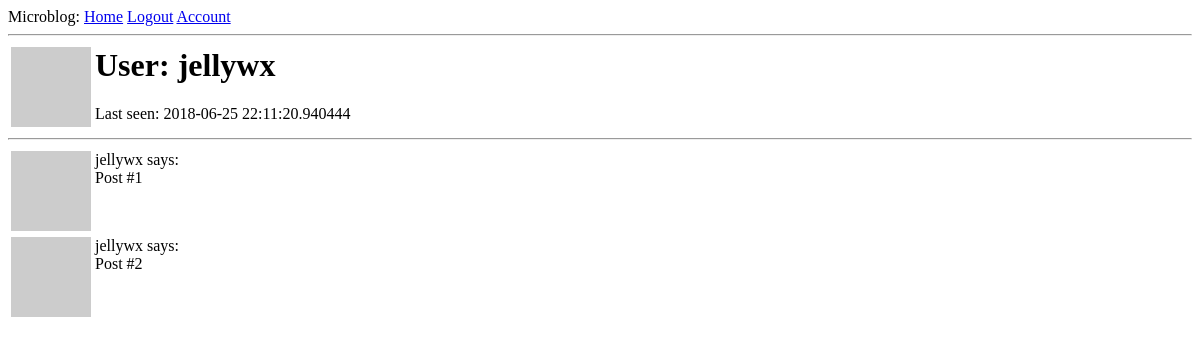
The page /user/jellywx (signed in) on the database as committed earlier.
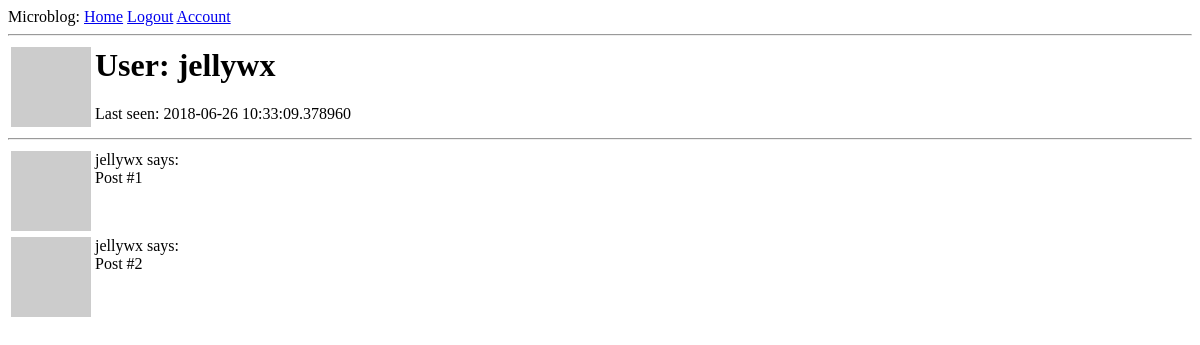
The same page on the database as committed later.
### app/models.py (models this page shows, shortened)
class User(UserMixin, db.Model):
    id = db.Column(db.Integer, primary_key=True)
    username = db.Column(db.String(64), index=True, unique=True)
    email = db.Column(db.String(120), index=True, unique=True)
    password_hash = db.Column(db.String(128))
    about_me = db.Column(db.String(140))
    last_seen = db.Column(db.DateTime, default=datetime.utcnow)
    posts = db.relationship('Post', backref='author', lazy='dynamic')
    def avatar(self, size=80):
        digest = md5(self.email.lower().encode('utf-8')).hexdigest()
        return 'https://www.gravatar.com/avatar/{}?d=identicon&s={}'.format(digest, size)

### app/routes.py (the view)
@app.route('/user/<username>')
@login_required
def user(username):
    user = User.query.filter_by(username=username).first_or_404()
    posts = [
        {'author' : user, 'body' : 'Post #1'},
        {'author' : user, 'body' : 'Post #2'}
    ]
    return render_template('user.html', user=user, posts=posts)

### app/models.py (called while the page is built)
@login.user_loader
def load_user(id):
    return User.query.get(int(id))

### app/routes.py (called while the page is built)
@app.before_request
def before_request():
    if current_user.is_authenticated:
        current_user.last_seen = datetime.utcnow()
        db.session.commit()

### app/templates/user.html (shortened to what this page needs)
{% extends "base.html" %}
{% block content %}
  <table>
    <tr valign="top">
      <td><img src="{{ user.avatar(128) }}"></img></td>
      <td><h1>User: {{user.username }}</h1>
        {% if user.last_seen %}<p>Last seen: {{ user.last_seen }}</p>{% endif %}
      </td>
    </tr>
  </table>
  <hr>
  {% for post in posts %}
    {% include "_post.html" %}
  {% endfor %}
{% endblock %}

### app/templates/base.html (shortened to what this page needs)
<html>
<head>
</head>
<body>
  <div>Microblog:
    <a href="{{ url_for('index') }}">Home</a>
    {% if current_user.is_anonymous %}
    <a href=" {{ url_for('login') }}">Login</a>
    <a href=" {{ url_for('register') }}">Register</a>
    {% else %}
    <a href=" {{ url_for('logout') }}">Logout</a>
    <a href=" {{ url_for('user', username=current_user.username) }}">Account</a>
    {% endif %}
  </div>
  <hr>
  {% block content %}{% endblock %}
</body>
</html>

### app/templates/_post.html
<table>
  <tr valign="top">
    <td><img src="{{ post.author.avatar(36) }}"></td>
    <td>{{ post.author.username }} says:<br>{{ post.body }}</td>
  </tr>
</table>

Rows that differ between the two databases and show on the page:
changed User "jellywx": last_seen "2018-06-25 22:11:20.940444" → "2018-06-26 10:33:09.378960"
